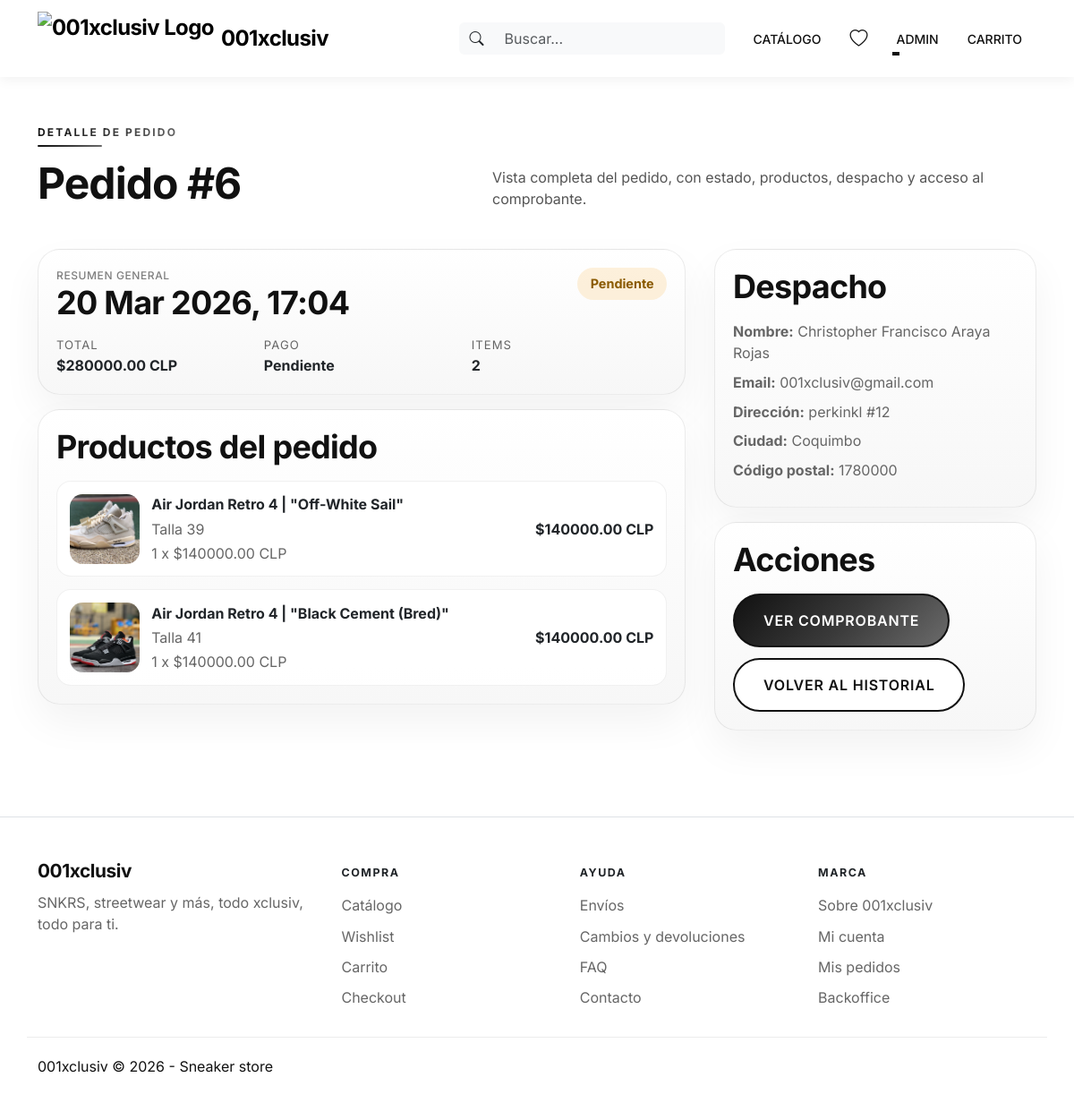
Screenshot of /accounts/profile/orders/6/ (signed in) with the database file from the repository.
### apps/orders/models.py (models this page shows, shortened)
class Order(models.Model):
    STATUS_CHOICES = (
        ("pending", "Pendiente"),
        ("paid", "Pagado"),
        ("cancelled", "Cancelado"),
    )
    PAYMENT_STATUS_CHOICES = (
        ("pending", "Pendiente"),
        ("paid", "Pagado"),
        ("cancelled", "Cancelado"),
        ("failed", "Fallido"),
    )
    user = models.ForeignKey(
        settings.AUTH_USER_MODEL,
        on_delete=models.SET_NULL,
        related_name="orders",
        null=True,
        blank=True,
    )
    full_name = models.CharField("Nombre completo", max_length=100)
    email = models.EmailField("Email")
    address = models.CharField("Dirección", max_length=250)
    city = models.CharField("Ciudad", max_length=100)
    postal_code = models.CharField("Código Postal", max_length=20)
    total_amount = models.DecimalField("Total", max_digits=12, decimal_places=2, default=0)
    created_at = models.DateTimeField(auto_now_add=True)
    updated_at = models.DateTimeField(auto_now=True)
    status = models.CharField(max_length=20, choices=STATUS_CHOICES, default="pending")
    payment_id = models.CharField("Payment ID", max_length=120, blank=True)
    payment_token = models.CharField("Payment Token", max_length=255, blank=True, db_index=True)
    payment_status = models.CharField(
        "Estado de pago",
        max_length=20,
        choices=PAYMENT_STATUS_CHOICES,
        default="pending",
    )
    is_paid = models.BooleanField(default=False)
    order_created_email_sent = models.BooleanField(default=False)
    payment_confirmed_email_sent = models.BooleanField(default=False)
    order_cancelled_email_sent = models.BooleanField(default=False)
    admin_new_order_email_sent = models.BooleanField(default=False)
    class Meta:
        ordering = ("-created_at",)
        verbose_name = "Orden"
        verbose_name_plural = "Ordenes"

class OrderItem(models.Model):
    order = models.ForeignKey(Order, related_name="items", on_delete=models.CASCADE)
    product = models.ForeignKey(Product, related_name="order_items", on_delete=models.CASCADE)
    variant = models.ForeignKey(
        ProductVariant,
        related_name="order_items",
        on_delete=models.SET_NULL,
        null=True,
        blank=True,
    )
    price = models.DecimalField(max_digits=10, decimal_places=2)
    quantity = models.PositiveIntegerField(default=1)
    def get_cost(self):
        return self.price * self.quantity

### apps/catalog/models.py (models this page shows, shortened)
class TimeStampedModel(models.Model):
    created_at = models.DateTimeField(auto_now_add=True)
    updated_at = models.DateTimeField(auto_now=True)
    class Meta:
        abstract = True

class Product(TimeStampedModel):
    name = models.CharField("Nombre", max_length=150)
    slug = models.SlugField(max_length=180, unique=True)
    sku = models.CharField("SKU", max_length=30, unique=True)
    short_description = models.CharField("Descripción corta", max_length=255, blank=True)
    description = models.TextField("Descripción larga", blank=True)
    image_url = models.URLField("Imagen principal", blank=True)
    brand = models.ForeignKey(
        Brand,
        on_delete=models.PROTECT,
        related_name="products",
        null=True,
        blank=True,
    )
    categories = models.ManyToManyField(Category, related_name="products", blank=True)
    price = models.DecimalField("Precio base", max_digits=10, decimal_places=0)
    discount_price = models.DecimalField(
        "Precio oferta",
        max_digits=10,
        decimal_places=0,
        null=True,
        blank=True,
    )
    is_active = models.BooleanField("Publicado", default=True)
    is_featured = models.BooleanField("Destacado", default=False)
    show_in_new_arrivals = models.BooleanField("Mostrar en Recien llegados", default=False)
    new_arrival_order = models.PositiveIntegerField("Orden en Recien llegados", default=0)
    class Meta:
        verbose_name = "Producto"
        verbose_name_plural = "Productos"
        ordering = ["name"]
    def get_absolute_url(self):
        return reverse("catalog:detail", kwargs={"slug": self.slug})
    @property
    def primary_product_image(self):
        return self.images.filter(is_main=True).first() or self.images.order_by("ordering", "id").first()
    @property
    def primary_image_url(self):
        main_image = self.primary_product_image
        if main_image and main_image.image_url:
            return main_image.image_url
        if self.image_url:
            return self.image_url
        return self.placeholder_image_url

class ProductImage(TimeStampedModel):
    product = models.ForeignKey(Product, on_delete=models.CASCADE, related_name="images")
    image_url = models.URLField("URL de imagen")
    alt_text = models.CharField("Texto alternativo", max_length=255, blank=True)
    is_main = models.BooleanField("Imagen principal", default=False)
    ordering = models.PositiveIntegerField(default=0)
    class Meta:
        verbose_name = "Imagen de producto"
        verbose_name_plural = "Imágenes de producto"
        ordering = ["ordering"]

class ProductVariant(TimeStampedModel):
    product = models.ForeignKey(Product, on_delete=models.CASCADE, related_name="variants")
    size = models.CharField("Talla", max_length=5, choices=SHOE_SIZE_CHOICES)
    stock = models.PositiveIntegerField("Stock", default=0)
    is_active = models.BooleanField("Disponible", default=True)
    class Meta:
        verbose_name = "Variante (talla)"
        verbose_name_plural = "Variantes (tallas)"
        unique_together = ("product", "size")
        ordering = ["product", "size"]

### apps/accounts/views.py (the view)
# urls.py: path('profile/orders/<int:order_id>/', views.OrderDetailView.as_view(), name='order_detail'),
class OrderDetailView(LoginRequiredMixin, View):
    def get(self, request, order_id):
        order = get_order_for_request(request, order_id)
        return render(request, 'accounts/order_detail.html', {'order': order})

### templates/accounts/order_detail.html (shortened to what this page needs)
{% extends "base.html" %}
{% load static %}
{% block content %}
<section class="account-page">
    <div class="section-heading">
        <div>
            <span class="section-kicker">Detalle de pedido</span>
            <h1>Pedido #{{ order.id }}</h1>
        </div>
        <p class="section-heading__text">Vista completa del pedido, con estado, productos, despacho y acceso al
            comprobante.</p>
    </div>
    <div class="account-order-detail-layout">
        <div class="account-order-detail-main">
            <div class="account-order-detail-card">
                <div class="account-order-detail-card__header">
                    <div>
                        <p class="product-brand">Resumen general</p>
                        <h2>{{ order.created_at|date:"d M Y, H:i" }}</h2>
                    </div>
                    <span class="account-order-status
                        {% if order.status == 'paid' %}is-delivered
                        {% elif order.status == 'cancelled' %}is-cancelled
                        {% else %}is-pending{% endif %}">
                        {{ order.get_status_display }}
                    </span>
                </div>
                <div class="account-order-detail-grid">
                    <div>
                        <span>Total</span>
                        <strong>${{ order.total_amount }} CLP</strong>
                    </div>
                    <div>
                        <span>Pago</span>
                        <strong>{{ order.get_payment_status_display }}</strong>
                    </div>
                    <div>
                        <span>Items</span>
                        <strong>{{ order.items.count }}</strong>
                    </div>
                </div>
            </div>
            <div class="account-order-detail-card">
                <h2>Productos del pedido</h2>
                <div class="account-order-detail-items">
                    {% for item in order.items.all %}
                    <article class="account-order-detail-item">
                        <a href="{{ item.product.get_absolute_url }}">
                            <img src="{{ item.product.primary_image_url }}" alt="{{ item.product.name }}"
                                class="account-order-detail-item__image">
                        </a>
                        <div class="account-order-detail-item__copy">
                            <a href="{{ item.product.get_absolute_url }}"
                                style="text-decoration: none; color: inherit;">
                                <strong>{{ item.product.name }}</strong>
                            </a>
                            {% if item.variant %}
                            <span>Talla {{ item.variant.size }}</span>
                            {% endif %}
                            <span>{{ item.quantity }} x ${{ item.price }} CLP</span>
                        </div>
                        <strong class="account-order-detail-item__total">${{ item.get_cost }} CLP</strong>
                    </article>
                    {% endfor %}
                </div>
            </div>
        </div>
        <aside class="account-order-detail-side">
            <div class="account-order-detail-card">
                <h2>Despacho</h2>
                <div class="account-order-shipping">
                    <p><strong>Nombre:</strong> {{ order.full_name }}</p>
                    <p><strong>Email:</strong> {{ order.email }}</p>
                    <p><strong>Dirección:</strong> {{ order.address }}</p>
                    <p><strong>Ciudad:</strong> {{ order.city }}</p>
                    <p><strong>Código postal:</strong> {{ order.postal_code }}</p>
                </div>
            </div>
            <div class="account-order-detail-card">
                <h2>Acciones</h2>
                <div class="account-order-detail-actions">
                    <a href="{% url 'accounts:order_receipt' order.id %}" class="btn-accent">Ver comprobante</a>
                    <a href="{% url 'accounts:profile' %}" class="btn-secondary">Volver al historial</a>
                </div>
            </div>
        </aside>
    </div>
</section>
{% endblock %}

### templates/base.html (shortened to what this page needs)
{% load static %}
<!DOCTYPE html>
<html lang="es">
<head>
    <link href="https://cdn.jsdelivr.net/npm/bootstrap@5.3.3/dist/css/bootstrap.min.css" rel="stylesheet">
    <link rel="stylesheet" href="https://cdn.jsdelivr.net/npm/bootstrap-icons@1.11.3/font/bootstrap-icons.min.css">
    <link rel="stylesheet" href="{% static 'css/design-system.css' %}">
    <link rel="stylesheet" href="{% static 'css/styles.css' %}">
</head>
<body class="bg-white text-dark">
    <nav class="navbar navbar-expand-lg navbar-light bg-white navbar-separator sticky-top">
        <div class="container">
            <a class="navbar-brand fw-bold tracking-tight d-flex align-items-center gap-2" href="{% url 'core:home' %}">
                <img src="{% static 'home/logoByN.webp' %}" alt="001xclusiv Logo" style="height: 60px; width: auto;">
                <span>001xclusiv</span>
            </a>
            <div class="collapse navbar-collapse" id="mainNavbar">
                <ul class="navbar-nav ms-auto mb-2 mb-lg-0 align-items-center">
                    <li class="nav-item me-3">
                        <form class="d-flex" role="search" action="{% url 'catalog:list' %}">
                            <div class="input-group">
                                <span class="input-group-text bg-light border-0"><i class="bi bi-search"></i></span>
                                <input class="form-control bg-light border-0" type="search" name="q"
                                    placeholder="Buscar..." aria-label="Search">
                            </div>
                        </form>
                    </li>
                    <li class="nav-item">
                        <a class="nav-link text-uppercase fw-medium fs-7 mx-2"
                            href="{% url 'catalog:list' %}">Catálogo</a>
                    </li>
                    <li class="nav-item">
                        <a class="nav-link fs-5 mx-2 position-relative" href="{% url 'catalog:wishlist' %}"
                            title="Lista de Deseados">
                            <i class="bi bi-heart"></i>
                        </a>
                    </li>
                    {% if user.is_authenticated %}
                    <li class="nav-item dropdown">
                        <a class="nav-link dropdown-toggle text-uppercase fw-medium fs-7 mx-2" href="#" role="button"
                            data-bs-toggle="dropdown" aria-expanded="false">
                            {{ user.username }}
                        </a>
                    </li>
                    {% else %}
                    <li class="nav-item">
                        <a class="nav-link text-uppercase fw-medium fs-7 mx-2"
                            href="{% url 'accounts:login' %}">Login</a>
                    </li>
                    {% endif %}
                    <li class="nav-item">
                        <a class="nav-link text-uppercase fw-medium fs-7 mx-2" href="{% url 'cart:cart_detail' %}"
                            id="cartNavLink">
                            Carrito
                        </a>
                    </li>
                </ul>
            </div>
        </div>
    </nav>
    <main class="py-5">
        <div class="container">
            {% block content %}
            {% endblock %}
        </div>
    </main>
    <footer class="site-footer border-top py-5 mt-5">
        <div class="container site-footer__grid">
            <div class="site-footer__brand">
                <h2>001xclusiv</h2>
                <p>SNKRS, streetwear y más, todo xclusiv, todo para ti.</p>
            </div>
            <div>
                <span class="site-footer__title">Compra</span>
                <div class="site-footer__links">
                    <a href="{% url 'catalog:list' %}">Catálogo</a>
                    <a href="{% url 'catalog:wishlist' %}">Wishlist</a>
                    <a href="{% url 'cart:cart_detail' %}">Carrito</a>
                    <a href="{% url 'checkout:index' %}">Checkout</a>
                </div>
            </div>
            <div>
                <span class="site-footer__title">Ayuda</span>
                <div class="site-footer__links">
                    <a href="{% url 'core:info_page' 'shipping' %}">Envíos</a>
                    <a href="{% url 'core:info_page' 'returns' %}">Cambios y devoluciones</a>
                    <a href="{% url 'core:info_page' 'faq' %}">FAQ</a>
                    <a href="{% url 'core:info_page' 'contact' %}">Contacto</a>
                </div>
            </div>
            <div>
                <span class="site-footer__title">Marca</span>
                <div class="site-footer__links">
                    <a href="{% url 'core:info_page' 'about' %}">Sobre 001xclusiv</a>
                    {% if user.is_authenticated %}
                    <a href="{% url 'accounts:profile' %}">Mi cuenta</a>
                    <a href="{% url 'accounts:my_orders' %}">Mis pedidos</a>
                    {% else %}
                    <a href="{% url 'accounts:login' %}">Login</a>
                    {% endif %}
                    {% if user.is_staff or user.is_superuser %}
                    <a href="{% url 'accounts:backoffice_dashboard' %}">Backoffice</a>
                    {% endif %}
                </div>
            </div>
        </div>
        <div class="container site-footer__bottom">
            <p class="mb-0">001xclusiv &copy; {% now "Y" %} - Sneaker store</p>
        </div>
    </footer>
</body>
</html>

### rows the page displays
Order: id "6", created_at "20 Mar 2026, 17:04", status "Pendiente", total_amount "280000.00", payment_status "Pendiente", items.count "2", full_name "Christopher Francisco Araya Rojas", email "001xclusiv@gmail.com", address "perkinkl #12", city "Coquimbo", postal_code "1780000"
OrderItem: product.primary_image_url (picture), product.name "Air Jordan Retro 4 | \"Off-White Sail\"", variant.size "39", quantity "1", price "140000.00", get_cost "140000.00"
OrderItem: product.primary_image_url (picture), product.name "Air Jordan Retro 4 | \"Black Cement (Bred)\"", variant.size "41", quantity "1", price "140000.00", get_cost "140000.00"

### other values shown
{{ user.username }} "ADMIN"
